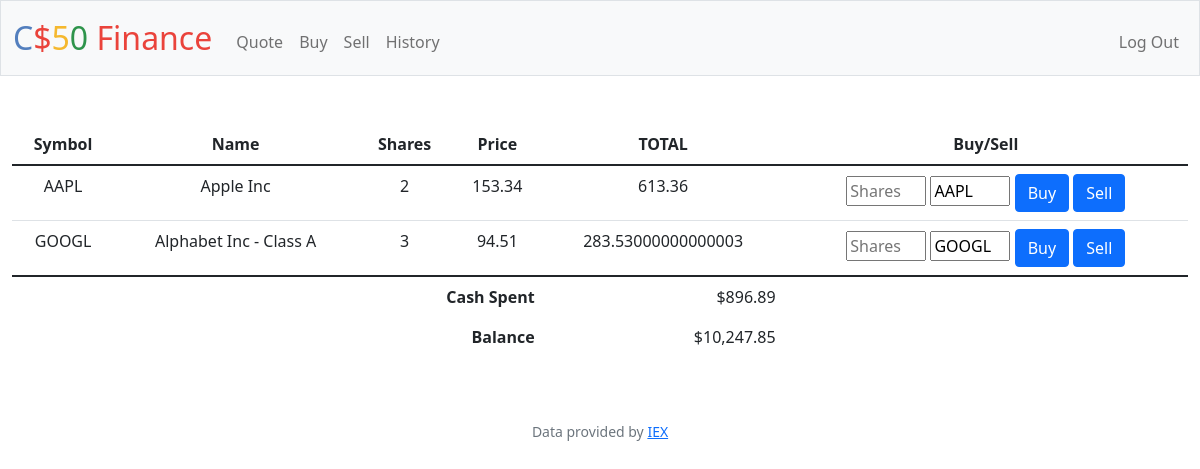
Page / (signed in) on the committed database.
### tables this page shows
CREATE TABLE 'Transactions' ('id' INTEGER PRIMARY KEY AUTOINCREMENT NOT NULL, 'user_id' INTEGER, 'symbol' TEXT, 'shares' INTEGER,'price' NUMERIC, 'date' DATETIME,'name' TEXT,'total' NUMERIC,'total_spent' NUMERIC,'Cash' NUMERIC,'item_price' NUMERIC, 'remaining' NUMERIC);

### app.py (the view)
@app.route("/")
@login_required
def index():
    user_id = session["user_id"]
    transactions_db = db.execute(
        "SELECT symbol, name, SUM(shares) AS shares, price, SUM(total) AS total, remaining FROM transactions WHERE user_id = ? GROUP BY symbol HAVING SUM(shares) > 0", user_id)
    cash_db = db.execute("SELECT cash FROM users WHERE id = ?", user_id)
    cash = cash_db[0]["cash"]
    spent_db = db.execute("SELECT SUM(total) as total_spent FROM transactions WHERE user_id = ?", user_id)
    total_spent = spent_db[0]["total_spent"]
    if total_spent == None:
        total_spent = 0
    return render_template("index.html", database=transactions_db, cash=usd(cash), total_spent=usd(total_spent), usd=usd)

### app.py (called while the page is built)
@app.after_request
def after_request(response):
    response.headers["Cache-Control"] = "no-cache, no-store, must-revalidate"
    response.headers["Expires"] = 0
    response.headers["Pragma"] = "no-cache"
    return response

### helpers.py (called while the page is built)
def login_required(f):
    @wraps(f)
    def decorated_function(*args, **kwargs):
        if session.get("user_id") is None:
            return redirect("/login")
        return f(*args, **kwargs)
    return decorated_function

def usd(value):
    return f"${value:,.2f}"

### templates/index.html (shortened to what this page needs)
{% extends "layout.html" %}
{% block main %}
<table class="table">
    <thead>
        <tr>
            <th scope="col">Symbol</th>
            <th scope="col">Name</th>
            <th scope="col">Shares</th>
            <th scope="col">Price</th>
            <th scope="col">TOTAL</th>
            <th class="text-middle">Buy/Sell</th>
          </tr>
    </thead>
    <tbody>
        {% for row in database %}
        <tr>
            <td>{{ row["symbol"] }}</td>
            <td>{{ row["name"] }}</td>
            <td>{{ row["shares"] }}</td>
            <td>{{ row["price"] }}</td>
            <td>{{ row["total"] }}</td>
            <td class="text-middle">
                <input type="number" min="1" name="shares" placeholder="Shares" style="width:80px">
                <input type="text" readonly name="symbol" value="{{ row['symbol'] }}" style="width:80px">
                <button type="submit" name="action" value="buy" class="btn btn-primary button">Buy</button>
                <button type="submit" name="action" value="sell" class="btn btn-primary button">Sell</button>
            </td>
        </tr>
        {% endfor %}
    </tbody>
    <tfoot>
        <tr>
            <td class="border-0 fw-bold text-end" colspan="4">Cash Spent</td>
            <td class="border-0 w-bold text-end">{{ total_spent }}</td>
        </tr>
        <tr>
            <td class="border-0 fw-bold text-end" colspan="4">Balance</td>
            <td class="border-0 w-bold text-end"> {{ cash }}</td>
        </tr>
    </tfoot>
  </table>
{% endblock %}

### templates/layout.html (shortened to what this page needs)
<!DOCTYPE html>
<html lang="en">
    <head>
        <link href="https://cdn.jsdelivr.net/npm/bootstrap@5.1.3/dist/css/bootstrap.min.css" rel="stylesheet">
        <link href="/static/styles.css" rel="stylesheet">
    </head>
    <body>
        <nav class="bg-light border navbar navbar-expand-md navbar-light">
            <div class="container-fluid">
                <a class="navbar-brand" href="/"><span class="blue">C</span><span class="red">$</span><span class="yellow">5</span><span class="green">0</span> <span class="red">Finance</span></a>
                <div class="collapse navbar-collapse" id="navbar">
                    {% if session["user_id"] %}
                        <ul class="navbar-nav me-auto mt-2">
                            <li class="nav-item"><a class="nav-link" href="/quote">Quote</a></li>
                            <li class="nav-item"><a class="nav-link" href="/buy">Buy</a></li>
                            <li class="nav-item"><a class="nav-link" href="/sell">Sell</a></li>
                            <li class="nav-item"><a class="nav-link" href="/history">History</a></li>
                        </ul>
                        <ul class="navbar-nav ms-auto mt-2">
                            <li class="nav-item"><a class="nav-link" href="/logout">Log Out</a></li>
                        </ul>
                    {% else %}
                        <ul class="navbar-nav ms-auto mt-2">
                            <li class="nav-item"><a class="nav-link" href="/register">Register</a></li>
                            <li class="nav-item"><a class="nav-link" href="/login">Log In</a></li>
                        </ul>
                    {% endif %}
                </div>
            </div>
        </nav>
        <main class="container-fluid py-5 text-center">
            {% block main %}{% endblock %}
        </main>
        <footer class="mb-5 small text-center text-muted">
            Data provided by <a href="https://iexcloud.io/">IEX</a>
        </footer>
    </body>
</html>

### static/styles.css (style rules this page uses)
nav .navbar-brand { font-size: xx-large; }
nav .navbar-brand .blue { color: #537fbe; }
nav .navbar-brand .red { color: #ea433b; }
nav .navbar-brand .yellow { color: #f5b82e; }
nav .navbar-brand .green { color: #2e944b; }

### rows in the picture
Transactions: symbol "GOOGL", name "Alphabet Inc - Class A", shares "3", price "94.51", total "283.53000000000003"

### other values in the picture
{{ row["symbol"] }} "AAPL"
{{ row["name"] }} "Apple Inc"
{{ row["shares"] }} "2"
{{ row["price"] }} "153.34"
{{ row["total"] }} "613.36"
{{ total_spent }} "$896.89"
{{ cash }} "$10,247.85"
